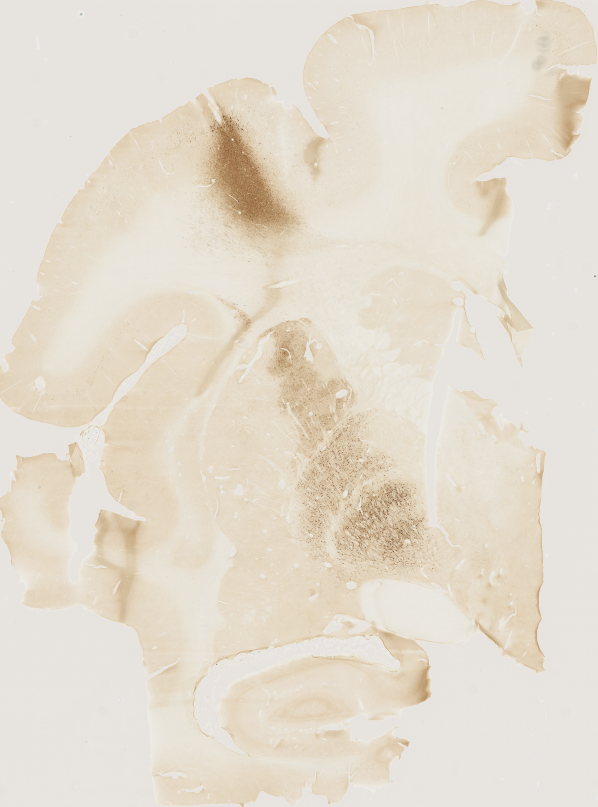
#> input picture examples/original.png, 1196 x 1614 px (shown at 1/2 size)
$ python normalize_images.py --input ../examples --reference ../examples/original.png
#> lines starting #> are read from the running program, lines starting #| are printed output that depends on the picture; after the words box and inside, x2 and y2 are one past the last pixel; in counts of white or black regions, pixels touching at a corner belong together
'''Normalizes brain-section immunoperoxidase (DAB) images to a reference image before UNet++ training / inference.

Why not histogram matching?
  Histogram matching forces the target's intensity distribution to equal the reference's. If a section has
  much more real staining than the reference (e.g. a big GFP+ tract), the matching treats that staining as a
  brightness error and pulls it up to neuropil colors -> the signal gets erased.

How this version works (robust to HOW MUCH of the tissue is stained):
  1. Find the tissue (everything darker than the white slide background) and the slide background color
     (= white point, corrects illumination / white balance).
  2. Build an "interior" mask (tissue >= EDGE_MARGIN px from section edges and large holes), so the dark rim
     does not influence the fit.
  3. Convert to optical density (OD = -log10(I / white)), where stain amount is ~linear.
  4. Anchor = OD of the lightest NEUROPIL_PERCENTILE % of interior tissue (unstained neuropil), per channel.
     This is almost always unstained tissue, no matter how much stain the section has.
  5. Scale each channel's OD so the target's neuropil anchor equals the reference's, then convert back to RGB
     using the reference white point. It is one multiplication in OD space, so the order and relative
     darkness of everything is preserved: dark stays dark, heavily stained sections stay heavily stained.
  6. Applied to the whole image via a 256-entry lookup table per channel (fast, low memory). Background is
     mapped to the reference's background color, so there is no seam at the tissue edge.

Use the exact same settings for training images and for inference images.
'''
import cv2 as cv
import numpy as np
import os
import argparse
from tqdm import tqdm
# ---------------------------------------------------------------- settings
# The reference image must be supplied with --reference at runtime.
EDGE_MARGIN = 100          # px. Tissue closer than this to an edge/large hole is not used to FIT the normalization
MIN_HOLE_AREA = 20500      # px^2. Background regions inside the tissue bigger than this count as real holes/tears
MIN_TISSUE_AREA = 5000     # px^2. Tissue pieces smaller than this (debris, specks) are ignored for fitting
NEUROPIL_PERCENTILE = 25   # % lightest interior tissue used as the "unstained neuropil" anchor.
                           # Must be smaller than the fraction of interior tissue that is unstained (25 is safe for
                           # almost every section; lower it to 10-15 if some sections are stained nearly everywhere)
MAX_SCALE_CHANGE = 2.0     # safety clamp: OD is never scaled by more than x2 or less than x0.5
MATCH_STRENGTH = 1.0       # 1.0 = full normalization, 0.5 = halfway between original and normalized, 0 = off
SAVE_QC = False            # True -> also saves a picture of the fitting region for each image (to check EDGE_MARGIN)


def find_background_threshold(hist):
    """
    FOR WHITE BACKGROUNDS ONLY
    Finds the background threshold by detecting the largest dip after the histogram peak.
    """
    peak_intensity = np.argmax(hist[200:]) + 200
    threshold = peak_intensity
    min_value = float('inf')

    for i in range(peak_intensity, 150, -1):
        if hist[i] < hist[i - 1]:
            if hist[i] < min_value:
                min_value = hist[i]
                threshold = i

    return threshold


def get_tissue_mask(img_rgb):
    """
    Tissue = pixels darker than the white background threshold.
    Returns a boolean mask (True = tissue).
    """
    gray = cv.cvtColor(img_rgb, cv.COLOR_RGB2GRAY)
    hist = cv.calcHist([gray], [0], None, [256], [0, 256]).flatten()
    threshold = find_background_threshold(hist)
    return gray < threshold


def get_interior_mask(tissue_mask, edge_margin=EDGE_MARGIN, min_hole_area=MIN_HOLE_AREA, min_tissue_area=MIN_TISSUE_AREA):
    """
    Returns the part of the tissue that is at least `edge_margin` px away from:
      - the outer edge of the section
      - large holes/tears (area >= min_hole_area)
    Small bright spots inside the tissue (vessels, tiny holes) are NOT treated as edges.
    """
    tissue = tissue_mask.astype(np.uint8)

    # 1) Drop small tissue pieces (debris)
    n, labels, stats, _ = cv.connectedComponentsWithStats(tissue, connectivity=8)
    keep = np.zeros(n, bool)
    keep[1:] = stats[1:, cv.CC_STAT_AREA] >= min_tissue_area
    tissue = keep[labels].astype(np.uint8)

    # 2) Fill small background regions inside the tissue
    background = (1 - tissue).astype(np.uint8)
    n, labels, stats, _ = cv.connectedComponentsWithStats(background, connectivity=4)
    h, w = tissue.shape
    x, y, bw, bh, area = (stats[:, i] for i in range(5))
    touches_border = (x == 0) | (y == 0) | (x + bw == w) | (y + bh == h)
    small_hole = (area < min_hole_area) & ~touches_border
    small_hole[0] = False
    filled = tissue.copy()
    filled[small_hole[labels]] = 1

    # 3) Distance to nearest real edge / large hole (image frame counts as an edge)
    padded = cv.copyMakeBorder(filled, 1, 1, 1, 1, cv.BORDER_CONSTANT, value=0)
    dist = cv.distanceTransform(padded, cv.DIST_L2, 5)[1:-1, 1:-1]
    interior = (dist > edge_margin) & tissue_mask

    return interior


def get_fit_mask(tissue_mask, min_fraction=0.10):
    """
    Interior mask with a fallback: if the interior is less than `min_fraction` of the tissue,
    the margin is halved until there are enough pixels (last resort: all tissue).
    """
    n_tissue = int(tissue_mask.sum())
    margin = EDGE_MARGIN
    while margin >= 10:
        interior = get_interior_mask(tissue_mask, edge_margin=margin)
        if interior.sum() >= min_fraction * n_tissue:
            return interior, margin
        margin //= 2
    return tissue_mask.copy(), 0


# ---------------------------------------------------------------- OD-anchor normalization
def get_white_point(img_rgb, tissue_mask):
    """Slide background color per channel (median of non-tissue pixels). Fallback if there is almost no background."""
    background = ~tissue_mask
    if background.sum() >= 1000:
        return np.median(img_rgb[background], axis=0).astype(np.float64)
    return np.percentile(img_rgb.reshape(-1, 3), 99.5, axis=0).astype(np.float64)


def intensity_to_od(values, white):
    """Optical density relative to the white point. Pixels brighter than the white point get OD 0."""
    values = np.asarray(values, dtype=np.float64)
    return -np.log10(np.clip((values + 1.0) / (white + 1.0), 1e-6, 1.0))


def get_neuropil_anchor(img_rgb, fit_mask, white, percentile=NEUROPIL_PERCENTILE):
    """
    OD of unstained neuropil, per channel = OD at the lightest `percentile` % of interior tissue.
    (Lightest p% in OD = the (100 - p)th percentile of intensity.)
    """
    anchor = np.empty(3)
    for c in range(3):
        light_value = np.percentile(img_rgb[..., c][fit_mask], 100 - percentile)
        anchor[c] = intensity_to_od(light_value, white[c])
    return np.maximum(anchor, 0.005)  # avoid dividing by ~0 if neuropil is almost white


def build_luts(target_white, target_anchor, reference_white, reference_anchor, strength=MATCH_STRENGTH):
    """One 256-entry LUT per channel: intensity -> OD -> scaled OD -> intensity under the reference white point."""
    scale = np.clip(reference_anchor / target_anchor, 1 / MAX_SCALE_CHANGE, MAX_SCALE_CHANGE)
    all_vals = np.arange(256, dtype=np.float64)
    luts = []
    for c in range(3):
        od = intensity_to_od(all_vals, target_white[c]) * scale[c]
        mapped = (reference_white[c] + 1.0) * 10.0 ** (-od) - 1.0
        lut = all_vals + strength * (mapped - all_vals)
        luts.append(np.clip(np.round(lut), 0, 255).astype(np.uint8))
    return luts, scale


def apply_luts(img_rgb, luts):
    out = np.empty_like(img_rgb)
    for c in range(3):
        out[..., c] = cv.LUT(img_rgb[..., c], luts[c])
    return out


# [7 lines left out: function save_qc, not called in this run]


def process_image(image_path, reference_white, reference_anchor, output_folder):
    target_img_bgr = cv.imread(image_path, cv.IMREAD_COLOR)
    if target_img_bgr is None:
        print(f"Error loading image: {image_path}")
        return
    target_img = cv.cvtColor(target_img_bgr, cv.COLOR_BGR2RGB)
    name = os.path.basename(image_path)

    target_tissue = get_tissue_mask(target_img)
    if target_tissue.sum() == 0:
        print(f"No tissue found, skipped: {image_path}")
        return
    target_fit, margin_used = get_fit_mask(target_tissue)
    if margin_used < EDGE_MARGIN:
        tqdm.write(f"  Note: {name} is small/narrow, fitted with margin {margin_used}px")

    target_white = get_white_point(target_img, target_tissue)
    target_anchor = get_neuropil_anchor(target_img, target_fit, target_white)
    luts, scale = build_luts(target_white, target_anchor, reference_white, reference_anchor)
    normalized = apply_luts(target_img, luts)

    # Scale factors near 1 = image already looks like the reference. Values hitting the clamp deserve a look.
    hit_clamp = np.isclose(scale, MAX_SCALE_CHANGE) | np.isclose(scale, 1 / MAX_SCALE_CHANGE)
    flag = "  <-- hit clamp, check this image" if hit_clamp.any() else ""
    tqdm.write(f"  {name}: OD scale R/G/B = {scale[0]:.2f} / {scale[1]:.2f} / {scale[2]:.2f}{flag}")

    original_file_name = os.path.splitext(name)[0]
    output_path = os.path.join(output_folder, f"{original_file_name}.png")
    cv.imwrite(output_path, cv.cvtColor(normalized, cv.COLOR_RGB2BGR))

    if SAVE_QC:
        qc_folder = os.path.join(output_folder, 'QC fit region')
        os.makedirs(qc_folder, exist_ok=True)
        save_qc(target_img, target_tissue, target_fit, os.path.join(qc_folder, f"{original_file_name}_fit.png"))


def main():
    parser = argparse.ArgumentParser(description="Normalize tissue images against a reference RGB PNG.")
    parser.add_argument("--input", required=True, help="Directory with source PNG images")
    parser.add_argument("--reference", required=True, help="Reference image PNG used in original training")
    parser.add_argument("--output", default=None, help="Output folder (default: INPUT/normalized)")
    parser.add_argument("--save-qc", action="store_true", help="Save tissue-fitting QC overlays")
    args = parser.parse_args()
    if not os.path.isdir(args.input):
        parser.error(f"Input directory not found: {args.input}")
    if not os.path.isfile(args.reference):
        parser.error(f"Reference PNG not found: {args.reference}")
    output_folder = args.output or os.path.join(args.input, "normalized")
    if os.path.abspath(args.input) == os.path.abspath(output_folder):
        parser.error("Output must be a different directory from input")
    global SAVE_QC
    SAVE_QC = args.save_qc
    os.makedirs(output_folder, exist_ok=True)
    reference_img_bgr = cv.imread(args.reference, cv.IMREAD_COLOR)
#> reference_img_bgr is the input picture: shape (1614, 1196, 3); mean B, G, R 207.1, 220.2, 228.7
    if reference_img_bgr is None:
        raise ValueError("Could not read reference image")
    reference_img = cv.cvtColor(reference_img_bgr, cv.COLOR_BGR2RGB)
    reference_tissue = get_tissue_mask(reference_img)
#> in get_tissue_mask, `gray = cv.cvtColor(img_rgb, cv.COLOR_RGB2GRAY)`:
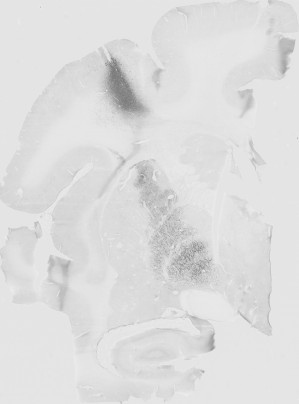
#> gray: shape (1614, 1196) (shown at 1/4 size); min 27, max 248, mean 221.3
#> in get_tissue_mask, `hist = cv.calcHist([gray], [0], None, [256], [0, 256]).flatten()`: hist = 256 values, max 492113 at index 228, min 0 at index 0, mean 7540.4
#> in find_background_threshold, `peak_intensity = np.argmax(hist[200:]) + 200`: peak_intensity = 228
#> the loop in find_background_threshold, `for i in range(peak_intensity, 150, -1):` made 78 passes
#> min_value on passes 4, 50, 56, 59, 67, 72, 74: 49427, 1158, 842, 741, 510, 426, 415
#> after the loop in find_background_threshold, `for i in range(peak_intensity, 150, -1):`: min_value = 415; threshold = 155
#> in get_tissue_mask, `return gray < threshold`:
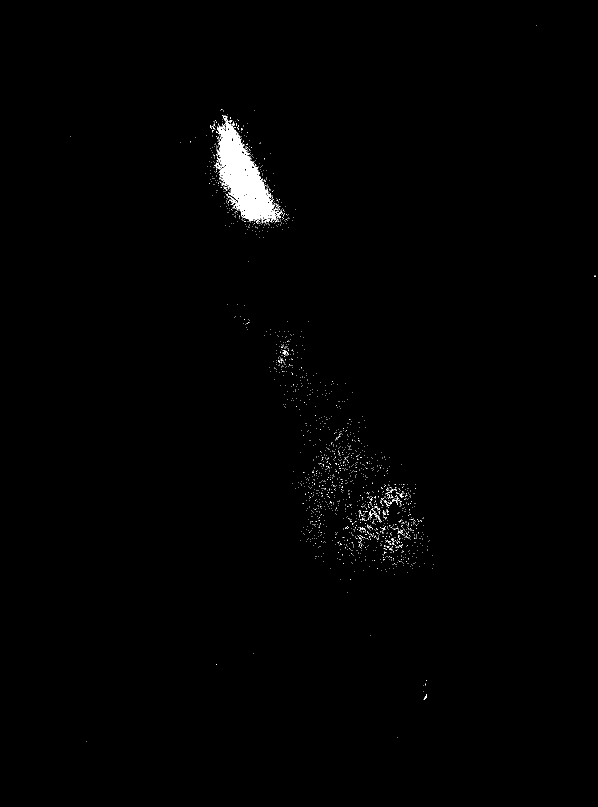
#> returned value: shape (1614, 1196) bool (shown at 1/2 size); 0.76% white; 1743 white regions (1724 under 20 px), largest, box (x1, y1, x2, y2) and area: (428, 239, 562, 447) 10815, (747, 1020, 761, 1044) 58, (444, 230, 454, 242) 49
    if reference_tissue.sum() == 0:
        raise ValueError("No tissue detected in reference image")
    reference_fit, ref_margin = get_fit_mask(reference_tissue)
#> in get_fit_mask, `n_tissue = int(tissue_mask.sum())`: n_tissue = 14690
#> the loop in get_fit_mask, `while margin >= 10:` made 4 passes
#> pass 1, in get_interior_mask, `tissue = keep[labels].astype(np.uint8)`:
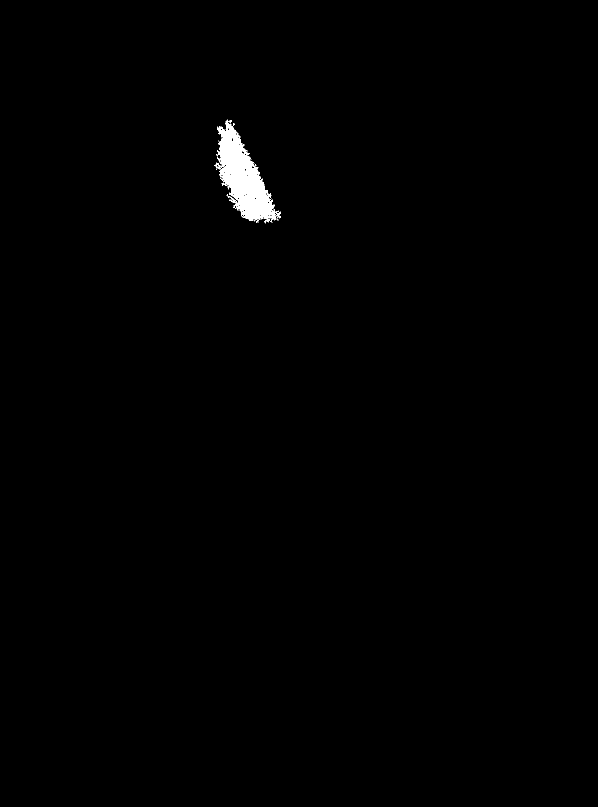
#> tissue: shape (1614, 1196) (shown at 1/2 size); values 0 (black) and 1 (white), 0.56% white; 1 white region, box (x1, y1, x2, y2) and area: (428, 239, 562, 447) 10815
#> pass 1, in get_interior_mask, `n, labels, stats, _ = cv.connectedComponentsWithStats(background, conn..`:
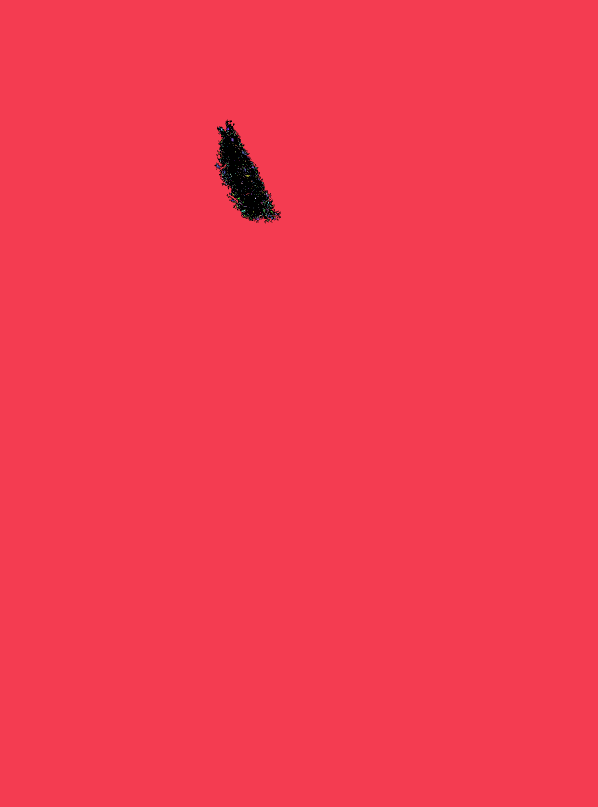
#> labels: shape (1614, 1196) int32 (shown at 1/2 size); 541 distinct labels, from 0 to 540; one colour per label, 0 black
#> after the loop in get_fit_mask, `while margin >= 10:`: margin = 12
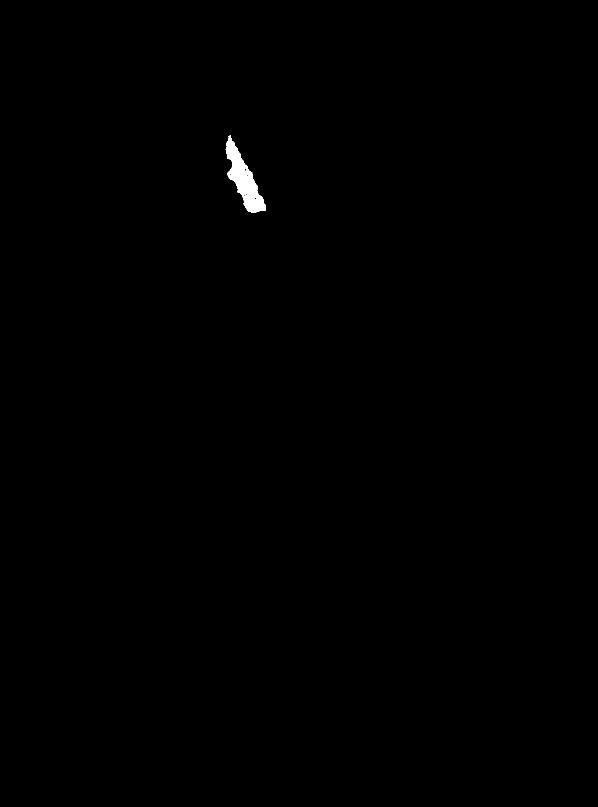
#> reference_fit: shape (1614, 1196) bool (shown at 1/2 size); 0.24% white; 1 white region, box (x1, y1, x2, y2) and area: (451, 270, 532, 426) 4722
#> ref_margin = 12
    reference_white = get_white_point(reference_img, reference_tissue)
#> in get_white_point, `background = ~tissue_mask`:
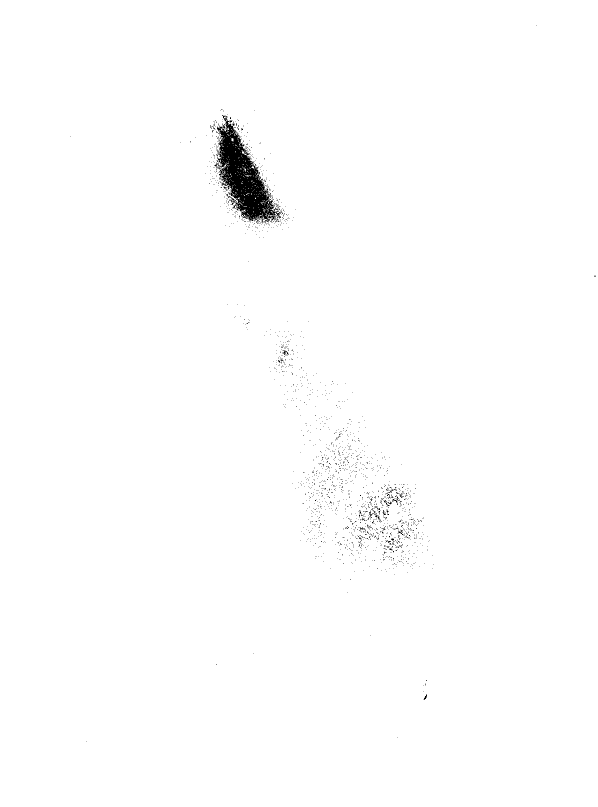
#> background: shape (1614, 1196) bool (shown at 1/2 size); 99.2% white; 1743 black regions (1724 under 20 px), largest, box (x1, y1, x2, y2) and area: (428, 239, 562, 447) 10815, (747, 1020, 761, 1044) 58, (444, 230, 454, 242) 49
#> reference_white = [231, 226, 213]
    reference_anchor = get_neuropil_anchor(reference_img, reference_fit, reference_white)
#> the loop in get_neuropil_anchor, `for c in range(3):` made 3 passes
#> (light_value, values in intensity_to_od) on passes 1 to 3: (173, 173), (133, 133), (91, 91)
#> after the loop in get_neuropil_anchor, `for c in range(3):`: anchor = [0.125, 0.229, 0.367]
#> reference_anchor = [0.125, 0.229, 0.367]
    print(f"Reference: {int(reference_fit.sum())} interior tissue pixels "
          f"(margin {ref_margin}px); white={reference_white.round()}, OD={reference_anchor.round(3)}")
#| Reference: 4722 interior tissue pixels (margin 12px); white=[231. 226. 213.], OD=[0.125 0.229 0.367]
    filenames = sorted(f for f in os.listdir(args.input) if f.lower().endswith('.png')
                       and os.path.isfile(os.path.join(args.input, f)))
    if not filenames:
        raise ValueError(f"No PNG files in: {args.input}")
    for name in tqdm(filenames, desc="Normalizing"):
        process_image(os.path.join(args.input, name), reference_white, reference_anchor, output_folder)
#> the loop in find_background_threshold (call 2), `for i in range(peak_intensity, 150, -1):` made 78 passes
#> after the loop in get_fit_mask, `while margin >= 10:`: margin = 12
#|   Note: original.png is small/narrow, fitted with margin 12px
#> in process_image, `target_white = get_white_point(target_img, target_tissue)`: target_white = [231, 226, 213]
#> the loop in get_neuropil_anchor (call 2), `for c in range(3):` made 3 passes
#> in process_image, `target_anchor = get_neuropil_anchor(target_img, target_fit, target_whi..`: target_anchor = [0.125, 0.229, 0.367]
#> in build_luts, `scale = np.clip(reference_anchor / target_anchor, 1 / MAX_SCALE_CHANGE..`: scale = [1, 1, 1]
#> after the loop in build_luts, `for c in range(3):`: luts = 3 items
#> in process_image, `luts, scale = build_luts(target_white, target_anchor, reference_white,..`: scale = [1, 1, 1]
#> in apply_luts, `out = np.empty_like(img_rgb)`:
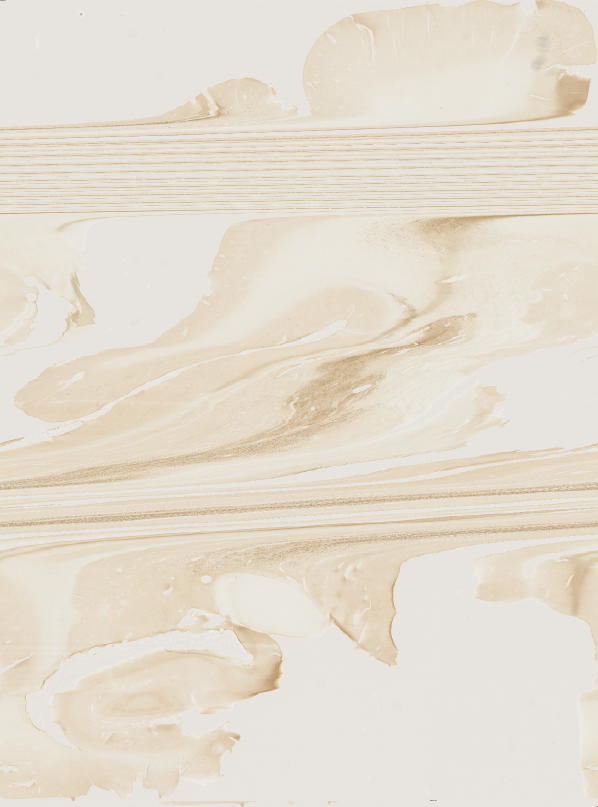
#> out: shape (1614, 1196, 3) (shown at 1/2 size); mean R, G, B 229.2, 221, 208.1
#> in process_image, `hit_clamp = np.isclose(scale, MAX_SCALE_CHANGE) | np.isclose(scale, 1 ..`: hit_clamp = [False, False, False]
#> in process_image, `flag = "  <-- hit clamp, check this image" if hit_clamp.any() else ""`: flag = ''
#|   original.png: OD scale R/G/B = 1.00 / 1.00 / 1.00


if __name__ == "__main__":
    main()
